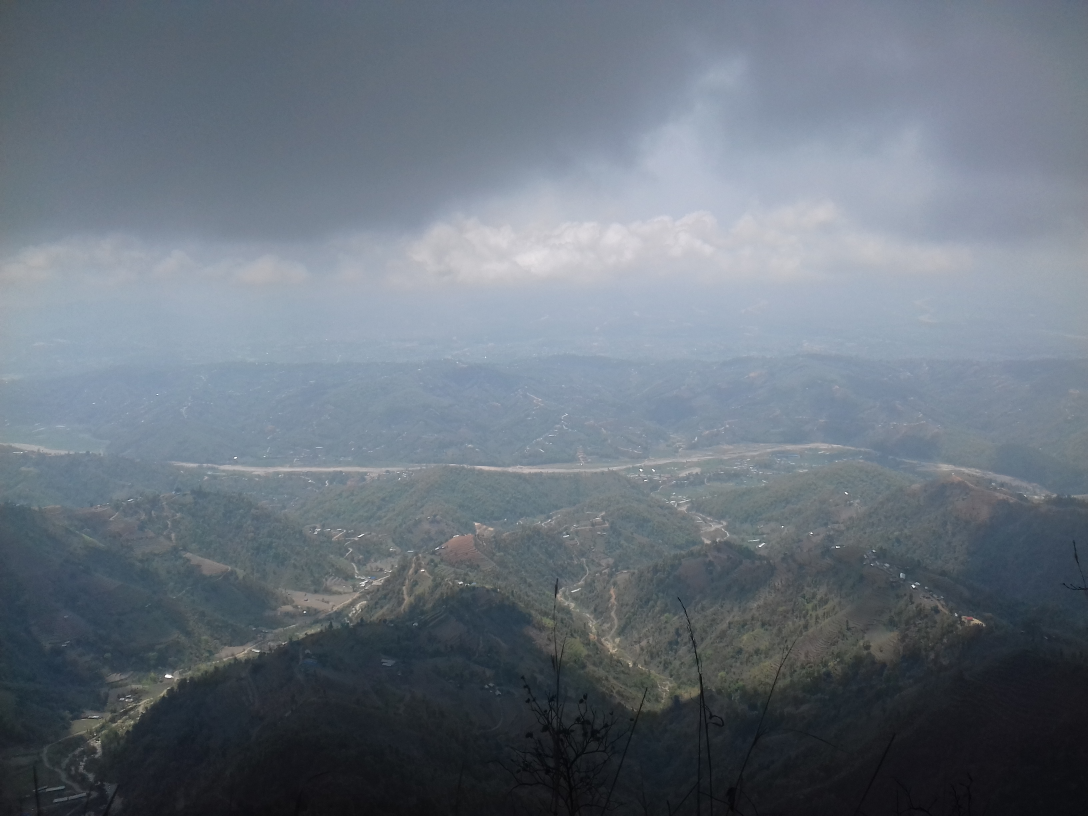
#> input picture scene.jpg, 3264 x 2448 px (shown at 1/3 size)
$ jupyter execute --allow-errors 'Real Time Background Changing with OpenCV and Python.ipynb'   (text cells are left out)
#> lines starting #> are read from the running program, lines starting #| are printed output that depends on the picture
[cell 1]
import cv2
import numpy as np
import matplotlib.pyplot as plt

[cell 2]
def show(img, fsize=(10,10)):
#> called with fsize = (10, 10)
    figure=plt.figure(figsize=fsize)
    plt.imshow(img)
    plt.show()
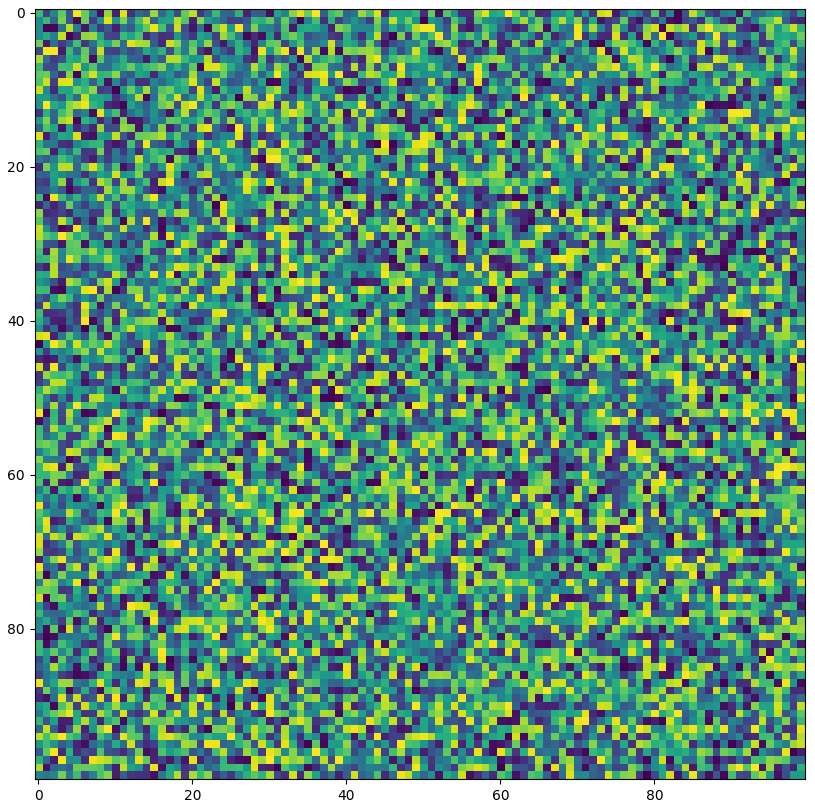
#> figure drawn by matplotlib, 1 panel
show(np.random.randint(0, 255, (100, 100)))

[cell 3]
# create one empty image then add some background color
bg = np.zeros((480, 640, 3))
bg[:, :, 0]+=100 # red color increase
bg = bg.astype(np.uint8)

show(bg)
#> call 2 of show, with fsize = (10, 10)
#> in show (call 2), `plt.show()`:
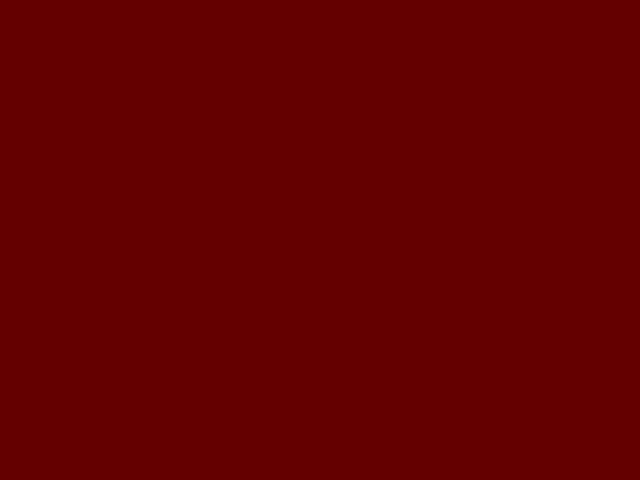
#> shown: shape (480, 640, 3); mean R, G, B 100, 0, 0

# make copy of bg and then add object on it
img = bg.copy()

# make circle on it :) object!
cv2.circle(img, (360, 240), 100, (25, 80, 55), -1)
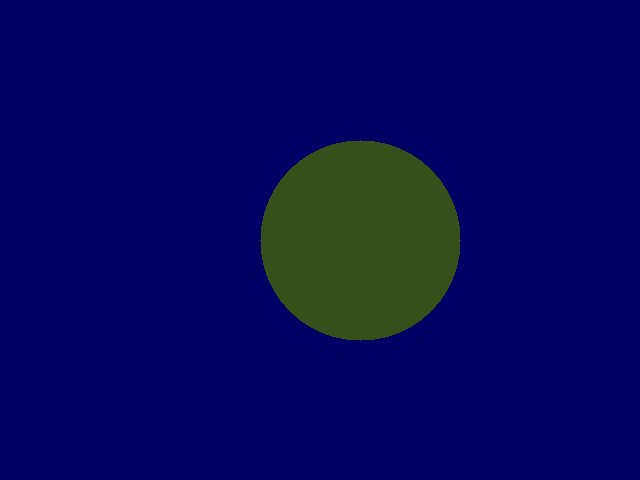
#> img: shape (480, 640, 3); mean of channels 0, 1, 2 92.3, 8.2, 5.6; drawn as B, G, R
show(img)

# read a scene image
scene = cv2.imread("scene.jpg", -1)
#> scene is the input picture: shape (2448, 3264, 3); mean B, G, R 125.3, 114.8, 105.2
scene = cv2.resize(scene, (img.shape[1], img.shape[0]))
#> scene: shape (480, 640, 3)
rgb_scene = cv2.cvtColor(scene, cv2.COLOR_BGR2RGB)
show(rgb_scene)

# how to add the circle on the scene?
mask = img-bg # subtract background from image
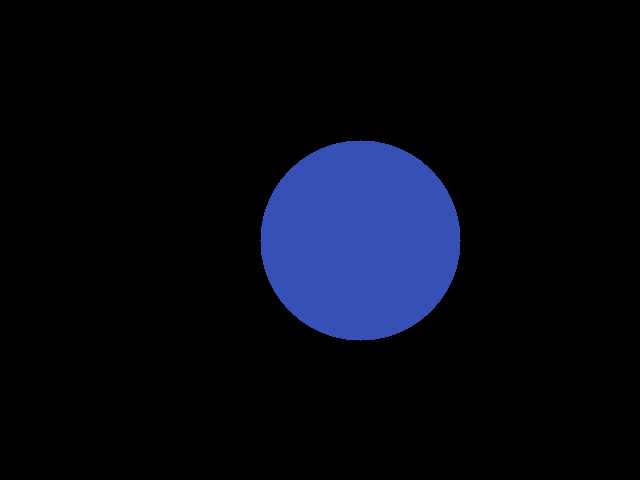
#> mask: shape (480, 640, 3); mean of channels 0, 1, 2 18.5, 8.2, 5.6; drawn as B, G, R
show(mask)

# now apply mask to scene
res = scene.copy()
res[mask!=0] = img[mask!=0]
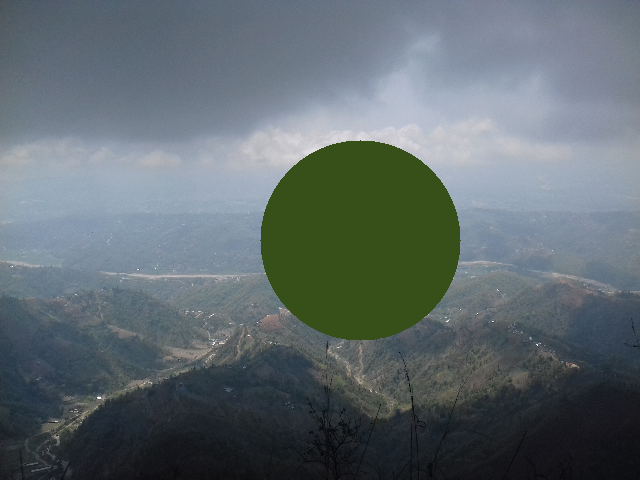
#> res: shape (480, 640, 3); mean B, G, R 110.9, 107.2, 96.4
show(res)

[cell 4]
def running_average(bg_img, image, aweight):
    if bg_img is None:
        bg_img = image.copy().astype("float")
    else:
        cv2.accumulateWeighted(image, bg_img, aweight)
    return bg_img

[cell 5]
# read camera feed
cam = cv2.VideoCapture(0)
notify_num = 200 # up to how many frames to take background average.
frame_count=0 # a variable to count current frame

aweight = 0.5 # variable used to take average
bg = None # background image
take_bg=True #

scene = cv2.imread("scene.jpg") # read the scene image
scene = cv2.resize(scene, (640, 480)) # resize scene to the size of frame

while True: # loop until termination
    ret, frame = cam.read() # read frame
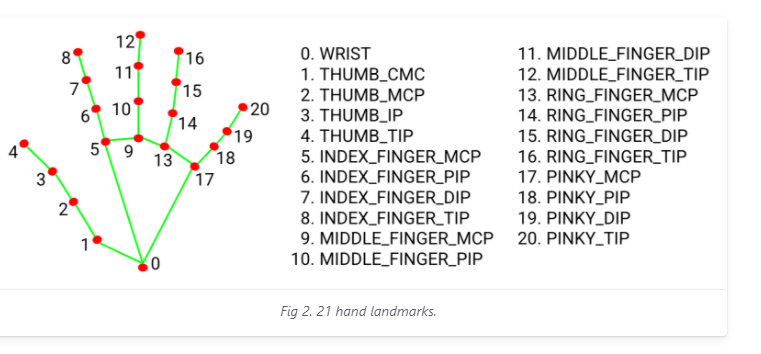
#> input picture 2. Air Mouse/landmarks.png, 761 x 354 px, given in place of the camera
#> frame is the input picture: shape (354, 761, 3); mean B, G, R 240.1, 241.3, 241.3
    frame= cv2.flip(frame, 1) # flip the frame to make frame like mirror image
    clone = frame.copy() # make a local copy of frame


    gray = cv2.cvtColor(clone, cv2.COLOR_BGR2GRAY) # convert frame to grayscale
    gray = cv2.medianBlur(gray, 5) # add some median blur to remove Salt and Pepper noise

    key = cv2.waitKey(1) & 0xFF # listen for the key event
#> (key Esc is pressed here)

    if key == 27: # if hit escape key
        break # break out of the loop


    if take_bg == True and notify_num>frame_count: # condition to take a background average
        txt = f"Taking background, Hold Still: {str(notify_num-frame_count)}"

        cv2.putText(clone, txt, (10, 50),
                                           cv2.FONT_HERSHEY_SIMPLEX, 1, (0, 0, 255), 2)

        bg=running_average(bg, gray, aweight) # call the running average function to get the average on each frame
    else:
        take_bg= False # don't take background average now!
        frame_count=0 # set frame count to 0

        diff = cv2.absdiff(bg.astype("uint8"), gray) # get the absolute difference of background image and current image
        diff[diff<30]=0 # threshold it little bit
        f = clone.copy() # again make a loval copy
        f[diff==0] = scene[diff==0] # image masking !!!!!
        cv2.imshow("Subtraction", f) # show the background subtracted image.


    frame_count+=1
    cv2.imshow("Output", clone)
cam.release()
cv2.destroyAllWindows()

[cell 6]
# read camera feed
cam = cv2.VideoCapture(0)
notify_num = 200 # up to how many frames to take background average.
frame_count=0 # a variable to count current frame

aweight = 0.5 # variable used to take average
bg = None # background image
take_bg=True #

fsize = (520, 720)
scene = cv2.imread("scene.jpg") # read the scene image
scene = cv2.resize(scene, (fsize[1], fsize[0])) # resize scene to the size of frame
#> scene: shape (520, 720, 3)

left,top,right,bottom=(400, 20, 630, 300)


while True: # loop until termination
    ret, frame = cam.read() # read frame
    frame= cv2.flip(frame, 1) # flip the frame to make frame like mirror image
    frame = cv2.resize(frame, (fsize[1], fsize[0]))
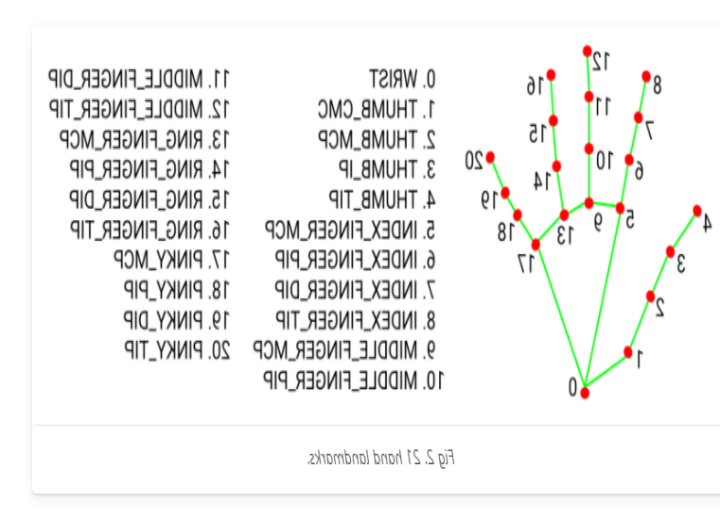
#> frame: shape (520, 720, 3); mean B, G, R 240.1, 241.2, 241.2

    clone = frame.copy() # make a local copy of frame

    gray = cv2.cvtColor(clone, cv2.COLOR_BGR2GRAY) # convert frame to grayscale
#> gray: shape (520, 720)
    gray = cv2.medianBlur(gray, 5) # add some median blur to remove Salt and Pepper noise


    key = cv2.waitKey(1) & 0xFF # listen for the key event
#> (key Esc is pressed here)

    roi = gray[top:bottom, left:right]
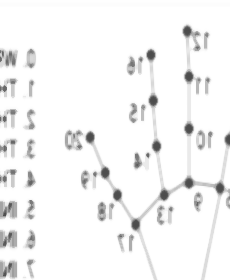
#> roi: shape (280, 230); min 76, max 255, mean 244.5

    roi = cv2.resize(roi, (fsize[1], fsize[0]))
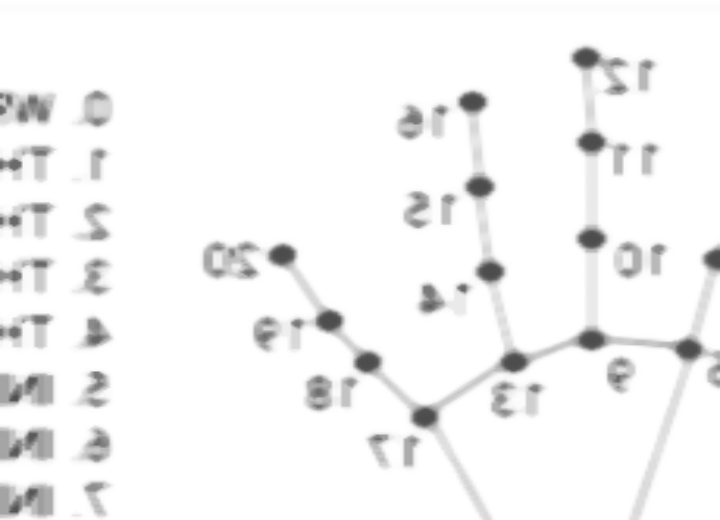
#> roi: shape (520, 720); min 76, max 255, mean 244.5

    if key == 27: # if hit escape key
        break # break out of the loop


    if take_bg == True and notify_num>frame_count: # condition to take a background average
        txt = f"Taking background, Hold Still: {str(notify_num-frame_count)}"

        cv2.putText(clone, txt, (10, 50),
                                           cv2.FONT_HERSHEY_SIMPLEX, 1, (0, 0, 255), 2)
        cv2.rectangle(clone, (left, top), (right, bottom), (0, 0, 255), 1)
        bg=running_average(bg, roi, aweight) # call the running average function to get the average on each frame
    else:
        take_bg= False # don't take background average now!
        frame_count=0 # set frame count to 0

        diff = cv2.absdiff(bg.astype("uint8"), gray) # get the absolute difference of background image and current image
        diff[diff<40]=0 # threshold it little bit
        cv2.imshow("diff", diff.astype("uint8"))
        f = clone.copy() # again make a loval copy
        f[diff==0] = scene[diff==0] # image masking !!!!!
        cv2.imshow("Subtraction", f) # show the background subtracted image.


    frame_count+=1
    cv2.imshow("Output", clone)
cam.release()
cv2.destroyAllWindows()

[cell 7]
# read camera feed
cam = cv2.VideoCapture(0)

fsize = (520, 720)
scene = cv2.imread("scene.jpg") # read the scene image
scene = cv2.resize(scene, (fsize[1], fsize[0])) # resize scene to the size of frame


while True: # loop until termination
    ret, frame = cam.read() # read frame
    frame= cv2.flip(frame, 1) # flip the frame to make frame like mirror image
    frame = cv2.resize(frame, (fsize[1], fsize[0]))

    clone = frame.copy() # make a local copy of frame

    gray = cv2.cvtColor(clone, cv2.COLOR_BGR2GRAY) # convert frame to grayscale
    gray = cv2.medianBlur(gray, 9) # add some median blur to remove Salt and Pepper noise
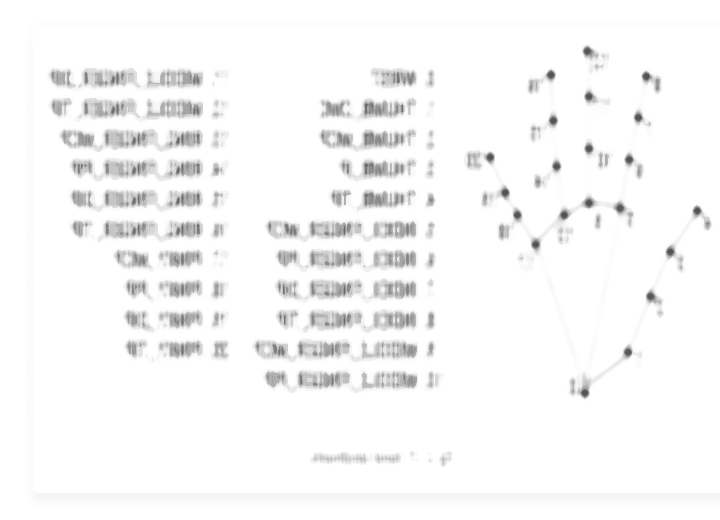
#> gray: shape (520, 720); min 81, max 255, mean 247.3


    key = cv2.waitKey(1) & 0xFF # listen for the key event
#> (key Esc is pressed here)


    if key == 27: # if hit escape key
        break # break out of the loop


    kernel = np.ones((7, 7))
    th = cv2.threshold(gray, 40, 255, cv2.THRESH_OTSU)[1]
    th = cv2.dilate(th, kernel, iterations=1)
    th = cv2.erode(th, kernel, iterations=5)

    f = clone.copy()

    f[th!=0] = scene[th!=0]
    cv2.imshow("Thresh Result", f)

    edges = cv2.Canny(gray, 10, 50)
    kernel = np.ones((3, 3))
    edges = cv2.dilate(edges, kernel, iterations=5)
#     edges = cv2.erode(edges, kernel, iterations=7)
    cv2.imshow("Canny", edges)

    (cnts, _) = cv2.findContours(edges.copy(), cv2.RETR_EXTERNAL, cv2.CHAIN_APPROX_NONE)

    dm = np.zeros_like(edges)
    if len(cnts)>0:
        mcnt = max(cnts[:], key=cv2.contourArea)
        dm=cv2.fillConvexPoly(dm, mcnt, (255))
        cv2.imshow("DM", dm)
    c = frame.copy()
    c[dm!=255]=scene[dm!=255]
    cv2.imshow("Canny Result", c)

cam.release()
cv2.destroyAllWindows()

[cell 8]
cam = cv2.VideoCapture(0)
mog = cv2.createBackgroundSubtractorMOG2()

fsize = (520, 720)
scene = cv2.imread("scene.jpg") # read the scene image
scene = cv2.resize(scene, (fsize[1], fsize[0])) # resize scene to the size of frame


while True:
    ret, frame = cam.read()
    if ret:
        frame = cv2.flip(frame, 1)
        frame = cv2.resize(frame, (fsize[1], fsize[0]))
        fmask = mog.apply(frame, 0.5)
#> fmask: shape (520, 720); every value is 127


        kernel = np.ones((3, 3))
        fmask = cv2.dilate(fmask, kernel, iterations=1)
#         fmask = cv2.erode(fmask, kernel, iterations=1)

        cv2.imshow("mog", fmask)

        key = cv2.waitKey(1) & 0xFF
#> (key Esc is pressed here)


        if key == 27: # if hit escape key
            break # break out of the loop

        frame[fmask==0] = scene[fmask==0]

        cv2.imshow("Frame", frame)

cam.release()
cv2.destroyAllWindows()
